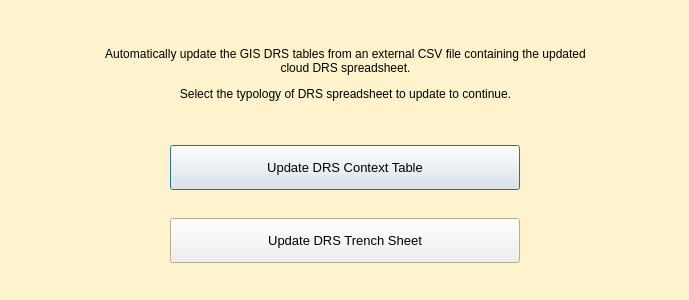
<?xml version="1.0" encoding="UTF-8"?>
<ui version="4.0">
 <class>TrenchCreatorDialogBase</class>
 <widget class="QDialog" name="TrenchCreatorDialogBase">
  <property name="windowModality">
   <enum>Qt::ApplicationModal</enum>
  </property>
  <property name="geometry">
   <rect>
    <x>0</x>
    <y>0</y>
    <width>689</width>
    <height>300</height>
   </rect>
  </property>
  <property name="minimumSize">
   <size>
    <width>600</width>
    <height>300</height>
   </size>
  </property>
  <property name="maximumSize">
   <size>
    <width>689</width>
    <height>300</height>
   </size>
  </property>
  <property name="palette">
   <palette>
    <active>
     <colorrole role="Base">
      <brush brushstyle="SolidPattern">
       <color alpha="255">
        <red>255</red>
        <green>255</green>
        <blue>255</blue>
       </color>
      </brush>
     </colorrole>
     <colorrole role="Window">
      <brush brushstyle="SolidPattern">
       <color alpha="255">
        <red>255</red>
        <green>243</green>
        <blue>205</blue>
       </color>
      </brush>
     </colorrole>
    </active>
    <inactive>
     <colorrole role="Base">
      <brush brushstyle="SolidPattern">
       <color alpha="255">
        <red>255</red>
        <green>255</green>
        <blue>255</blue>
       </color>
      </brush>
     </colorrole>
     <colorrole role="Window">
      <brush brushstyle="SolidPattern">
       <color alpha="255">
        <red>255</red>
        <green>243</green>
        <blue>205</blue>
       </color>
      </brush>
     </colorrole>
    </inactive>
    <disabled>
     <colorrole role="Base">
      <brush brushstyle="SolidPattern">
       <color alpha="255">
        <red>255</red>
        <green>243</green>
        <blue>205</blue>
       </color>
      </brush>
     </colorrole>
     <colorrole role="Window">
      <brush brushstyle="SolidPattern">
       <color alpha="255">
        <red>255</red>
        <green>243</green>
        <blue>205</blue>
       </color>
      </brush>
     </colorrole>
    </disabled>
   </palette>
  </property>
  <property name="windowTitle">
   <string>PCA Geomax Survey Processing Plugin</string>
  </property>
  <property name="modal">
   <bool>true</bool>
  </property>
  <widget class="QWidget" name="">
   <property name="geometry">
    <rect>
     <x>20</x>
     <y>10</y>
     <width>651</width>
     <height>281</height>
    </rect>
   </property>
   <layout class="QGridLayout" name="gridLayout">
    <item row="0" column="0">
     <widget class="QLabel" name="label_2">
      <property name="maximumSize">
       <size>
        <width>75</width>
        <height>75</height>
       </size>
      </property>
      <property name="text">
       <string/>
      </property>
      <property name="pixmap">
       <pixmap>icons/PCA_logo_square_100x100.png</pixmap>
      </property>
      <property name="scaledContents">
       <bool>true</bool>
      </property>
     </widget>
    </item>
    <item row="0" column="1">
     <widget class="QLabel" name="label">
      <property name="text">
       <string>&lt;html&gt;&lt;head/&gt;&lt;body&gt;&lt;p align=&quot;center&quot;&gt;Automatically update the GIS DRS tables from an external CSV file containing the updated cloud DRS spreadsheet.&lt;/p&gt;&lt;p align=&quot;center&quot;&gt;Select the typology of DRS spreadsheet to update to continue.&lt;/p&gt;&lt;/body&gt;&lt;/html&gt;</string>
      </property>
      <property name="wordWrap">
       <bool>true</bool>
      </property>
     </widget>
    </item>
    <item row="0" column="2">
     <widget class="QLabel" name="label_3">
      <property name="maximumSize">
       <size>
        <width>75</width>
        <height>75</height>
       </size>
      </property>
      <property name="text">
       <string/>
      </property>
      <property name="pixmap">
       <pixmap>icons/geomax_update_DRS_icon.png</pixmap>
      </property>
      <property name="scaledContents">
       <bool>true</bool>
      </property>
     </widget>
    </item>
    <item row="1" column="0" colspan="3">
     <layout class="QVBoxLayout" name="verticalLayout">
      <item alignment="Qt::AlignHCenter">
       <widget class="QPushButton" name="DRS_context_dialog_pushButton">
        <property name="minimumSize">
         <size>
          <width>350</width>
          <height>45</height>
         </size>
        </property>
        <property name="maximumSize">
         <size>
          <width>16777215</width>
          <height>16777215</height>
         </size>
        </property>
        <property name="font">
         <font>
          <pointsize>10</pointsize>
         </font>
        </property>
        <property name="text">
         <string>Update DRS Context Table</string>
        </property>
       </widget>
      </item>
      <item>
       <spacer name="verticalSpacer">
        <property name="orientation">
         <enum>Qt::Vertical</enum>
        </property>
        <property name="sizeType">
         <enum>QSizePolicy::Fixed</enum>
        </property>
        <property name="sizeHint" stdset="0">
         <size>
          <width>15</width>
          <height>22</height>
         </size>
        </property>
       </spacer>
      </item>
      <item alignment="Qt::AlignHCenter">
       <widget class="QPushButton" name="DRS_Trench_sheet_dialog_pushButton">
        <property name="minimumSize">
         <size>
          <width>350</width>
          <height>45</height>
         </size>
        </property>
        <property name="maximumSize">
         <size>
          <width>16777215</width>
          <height>16777215</height>
         </size>
        </property>
        <property name="font">
         <font>
          <pointsize>10</pointsize>
         </font>
        </property>
        <property name="text">
         <string>Update DRS Trench Sheet</string>
        </property>
       </widget>
      </item>
     </layout>
    </item>
   </layout>
  </widget>
 </widget>
 <resources/>
 <connections/>
</ui>
